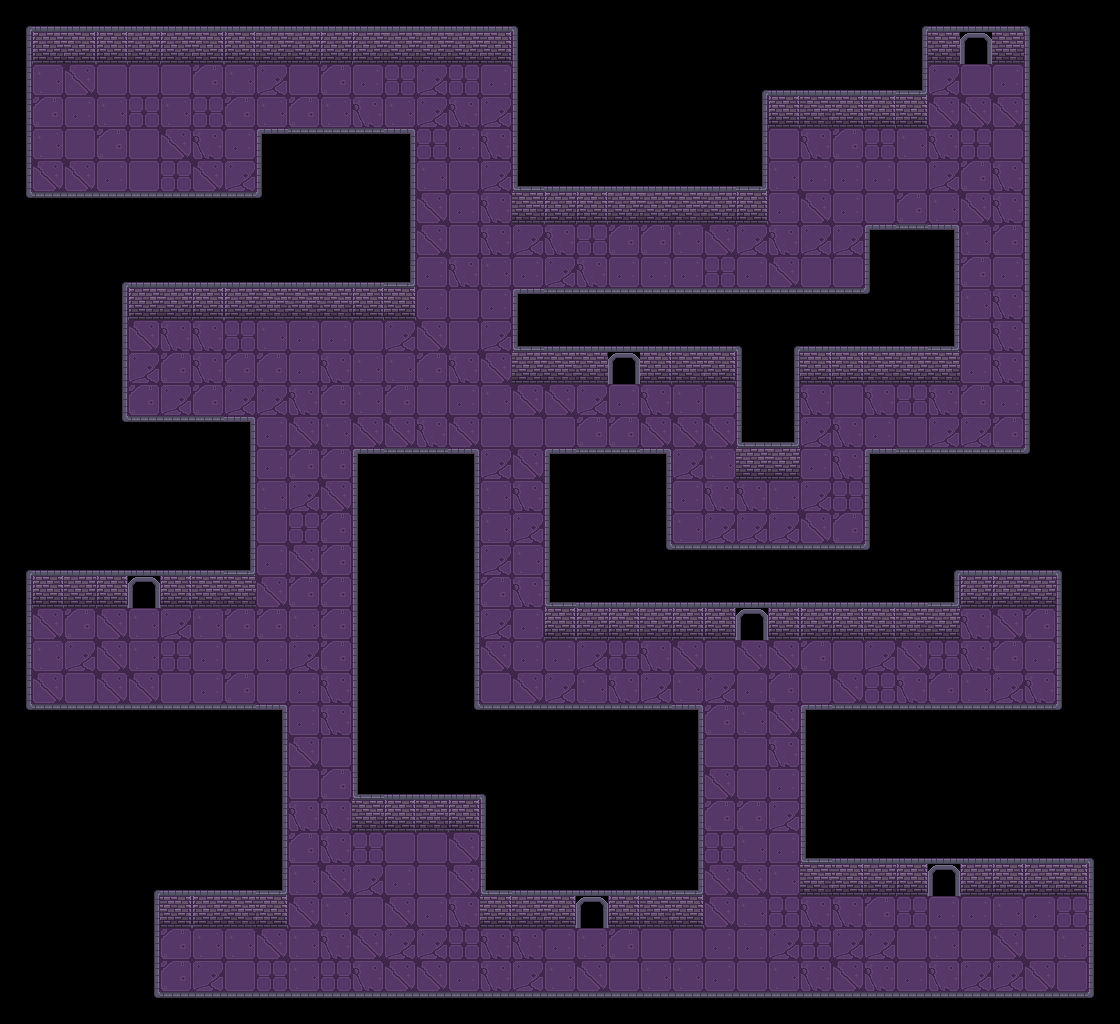

A 2D game scene composited from a Tiled map and its tileset images. What follows is a short description and the map's XML, with each tile layer's data collapsed to a summary:
An orthogonal 35x32 tile map with 32x32 px tiles, 4 tile layers (walls, ground, obstacles, exits).

<map version="1.10" tiledversion="1.10.2" orientation="orthogonal" renderorder="right-down" width="35" height="32" tilewidth="32" tileheight="32" infinite="0" nextlayerid="5" nextobjectid="1">
 <editorsettings>
  <export target="../csv/map.csv" format="csv" />
 </editorsettings>
 <tileset firstgid="1" source="Tileset dungeon.tsx" />
 <layer id="1" name="walls" width="35" height="32">
  <data>[1120 cells, 417 non-empty, 17 distinct tile ids]</data>
 </layer>
 <layer id="3" name="ground" width="35" height="32">
  <data>[1120 cells, 422 non-empty, 8 distinct tile ids]</data>
 </layer>
 <layer id="2" name="obstacles" width="35" height="32">
  <data>[1120 cells, 0 non-empty, 0 distinct tile ids]</data>
 </layer>
 <layer id="4" name="exits" width="35" height="32">
  <data>[1120 cells, 6 non-empty, 1 distinct tile ids]</data>
 </layer>
</map>
